Frame 1 (no input): blank canvas, image omitted
Frame 60 (the mouse pressed at the canvas centre just before this capture): blank canvas, image omitted
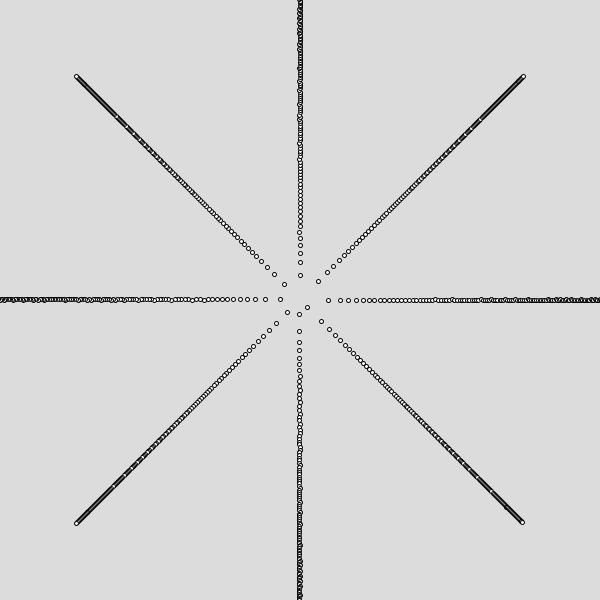
Frame 120 (the mouse held since frame 60 and released just before this capture)

The Processing sketch whose frames 1 and 60 were blank and that drew this single picture after the mouse press (run headless with seeded random() and noise(); from frame 60 on, the mouse is pressed at the canvas centre):

// Processing sketch: processing_96798
// ── processing_96798.pde

 /*borrowed from processing.org 
*/

int N= 1000 ;
float th= 2 ;
float c= 5 ;
float d= 4 ;
 
float r, a, x, y;
 
void setup()
{
  size(600, 600);
} 

void draw()
{
  background(220);
  translate(width/2, height/2);
 
  th = map(mouseX, 0, width, 0, HALF_PI);
  c  = map(mouseY, 0, height, 0, 5*d);
 
    for (int i=1 ; i<=N ; i++ )
  {
    r= c * sqrt(i) ;
    a= i * th  ;
    x= r * cos(a) ;
    y= r * sin(a) ;
 
    ellipse(x, y, d, d);
  }
}
